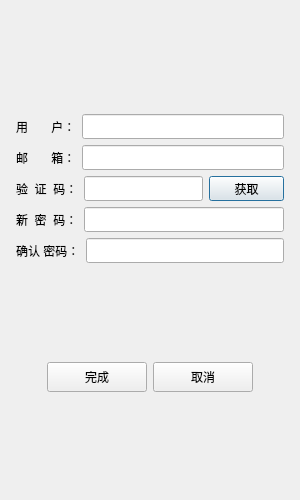
<?xml version="1.0" encoding="UTF-8"?>
<ui version="4.0">
 <class>ResetDialog</class>
 <widget class="QDialog" name="ResetDialog">
  <property name="geometry">
   <rect>
    <x>0</x>
    <y>0</y>
    <width>300</width>
    <height>500</height>
   </rect>
  </property>
  <property name="minimumSize">
   <size>
    <width>300</width>
    <height>500</height>
   </size>
  </property>
  <property name="maximumSize">
   <size>
    <width>300</width>
    <height>500</height>
   </size>
  </property>
  <property name="windowTitle">
   <string>Dialog</string>
  </property>
  <layout class="QVBoxLayout" name="verticalLayout_2">
   <item>
    <layout class="QVBoxLayout" name="verticalLayout">
     <property name="leftMargin">
      <number>5</number>
     </property>
     <property name="topMargin">
      <number>5</number>
     </property>
     <property name="rightMargin">
      <number>5</number>
     </property>
     <property name="bottomMargin">
      <number>5</number>
     </property>
     <item>
      <widget class="QWidget" name="widget" native="true">
       <layout class="QVBoxLayout" name="verticalLayout_3">
        <item>
         <spacer name="verticalSpacer">
          <property name="orientation">
           <enum>Qt::Vertical</enum>
          </property>
          <property name="sizeHint" stdset="0">
           <size>
            <width>20</width>
            <height>40</height>
           </size>
          </property>
         </spacer>
        </item>
        <item>
         <widget class="QLabel" name="err_tip">
          <property name="text">
           <string/>
          </property>
          <property name="alignment">
           <set>Qt::AlignCenter</set>
          </property>
         </widget>
        </item>
       </layout>
      </widget>
     </item>
     <item>
      <layout class="QHBoxLayout" name="horizontalLayout">
       <item>
        <widget class="QLabel" name="user_label">
         <property name="minimumSize">
          <size>
           <width>0</width>
           <height>25</height>
          </size>
         </property>
         <property name="maximumSize">
          <size>
           <width>16777215</width>
           <height>25</height>
          </size>
         </property>
         <property name="text">
          <string>用       户：</string>
         </property>
         <property name="scaledContents">
          <bool>false</bool>
         </property>
         <property name="alignment">
          <set>Qt::AlignJustify|Qt::AlignVCenter</set>
         </property>
        </widget>
       </item>
       <item>
        <widget class="QLineEdit" name="user_edit">
         <property name="minimumSize">
          <size>
           <width>0</width>
           <height>25</height>
          </size>
         </property>
         <property name="maximumSize">
          <size>
           <width>16777215</width>
           <height>25</height>
          </size>
         </property>
        </widget>
       </item>
      </layout>
     </item>
     <item>
      <layout class="QHBoxLayout" name="horizontalLayout_2">
       <item>
        <widget class="QLabel" name="email_label">
         <property name="minimumSize">
          <size>
           <width>0</width>
           <height>25</height>
          </size>
         </property>
         <property name="maximumSize">
          <size>
           <width>16777215</width>
           <height>25</height>
          </size>
         </property>
         <property name="text">
          <string>邮       箱：</string>
         </property>
        </widget>
       </item>
       <item>
        <widget class="QLineEdit" name="email_edit">
         <property name="minimumSize">
          <size>
           <width>0</width>
           <height>25</height>
          </size>
         </property>
         <property name="maximumSize">
          <size>
           <width>16777215</width>
           <height>25</height>
          </size>
         </property>
        </widget>
       </item>
      </layout>
     </item>
     <item>
      <layout class="QHBoxLayout" name="horizontalLayout_3">
       <item>
        <widget class="QLabel" name="verifycode_label">
         <property name="minimumSize">
          <size>
           <width>0</width>
           <height>25</height>
          </size>
         </property>
         <property name="maximumSize">
          <size>
           <width>16777215</width>
           <height>25</height>
          </size>
         </property>
         <property name="text">
          <string>验  证  码：</string>
         </property>
        </widget>
       </item>
       <item>
        <widget class="QLineEdit" name="verifycode_edit">
         <property name="minimumSize">
          <size>
           <width>0</width>
           <height>25</height>
          </size>
         </property>
         <property name="maximumSize">
          <size>
           <width>16777215</width>
           <height>25</height>
          </size>
         </property>
        </widget>
       </item>
       <item>
        <widget class="TimerBtn" name="verifycode_btn">
         <property name="minimumSize">
          <size>
           <width>75</width>
           <height>25</height>
          </size>
         </property>
         <property name="maximumSize">
          <size>
           <width>75</width>
           <height>25</height>
          </size>
         </property>
         <property name="text">
          <string>获取</string>
         </property>
        </widget>
       </item>
      </layout>
     </item>
     <item>
      <layout class="QHBoxLayout" name="horizontalLayout_4">
       <item>
        <widget class="QLabel" name="newpasswd_label">
         <property name="minimumSize">
          <size>
           <width>0</width>
           <height>25</height>
          </size>
         </property>
         <property name="maximumSize">
          <size>
           <width>16777215</width>
           <height>25</height>
          </size>
         </property>
         <property name="text">
          <string>新  密  码：</string>
         </property>
        </widget>
       </item>
       <item>
        <widget class="QLineEdit" name="newpasswd_edit">
         <property name="minimumSize">
          <size>
           <width>0</width>
           <height>25</height>
          </size>
         </property>
         <property name="maximumSize">
          <size>
           <width>16777215</width>
           <height>25</height>
          </size>
         </property>
        </widget>
       </item>
      </layout>
     </item>
     <item>
      <layout class="QHBoxLayout" name="horizontalLayout_6">
       <item>
        <widget class="QLabel" name="repasswd_label">
         <property name="minimumSize">
          <size>
           <width>0</width>
           <height>25</height>
          </size>
         </property>
         <property name="maximumSize">
          <size>
           <width>16777215</width>
           <height>25</height>
          </size>
         </property>
         <property name="text">
          <string>确认 密码：</string>
         </property>
        </widget>
       </item>
       <item>
        <widget class="QLineEdit" name="repasswd_edit">
         <property name="minimumSize">
          <size>
           <width>0</width>
           <height>25</height>
          </size>
         </property>
         <property name="maximumSize">
          <size>
           <width>16777215</width>
           <height>25</height>
          </size>
         </property>
        </widget>
       </item>
      </layout>
     </item>
     <item>
      <spacer name="verticalSpacer_2">
       <property name="orientation">
        <enum>Qt::Vertical</enum>
       </property>
       <property name="sizeHint" stdset="0">
        <size>
         <width>20</width>
         <height>40</height>
        </size>
       </property>
      </spacer>
     </item>
     <item>
      <layout class="QHBoxLayout" name="horizontalLayout_5">
       <item>
        <spacer name="horizontalSpacer">
         <property name="orientation">
          <enum>Qt::Horizontal</enum>
         </property>
         <property name="sizeHint" stdset="0">
          <size>
           <width>40</width>
           <height>20</height>
          </size>
         </property>
        </spacer>
       </item>
       <item>
        <widget class="QPushButton" name="confirm_btn">
         <property name="minimumSize">
          <size>
           <width>100</width>
           <height>30</height>
          </size>
         </property>
         <property name="maximumSize">
          <size>
           <width>100</width>
           <height>30</height>
          </size>
         </property>
         <property name="text">
          <string>完成</string>
         </property>
        </widget>
       </item>
       <item>
        <widget class="QPushButton" name="cancel_btn">
         <property name="minimumSize">
          <size>
           <width>100</width>
           <height>30</height>
          </size>
         </property>
         <property name="maximumSize">
          <size>
           <width>100</width>
           <height>30</height>
          </size>
         </property>
         <property name="text">
          <string>取消</string>
         </property>
        </widget>
       </item>
       <item>
        <spacer name="horizontalSpacer_2">
         <property name="orientation">
          <enum>Qt::Horizontal</enum>
         </property>
         <property name="sizeHint" stdset="0">
          <size>
           <width>40</width>
           <height>20</height>
          </size>
         </property>
        </spacer>
       </item>
      </layout>
     </item>
     <item>
      <spacer name="verticalSpacer_3">
       <property name="orientation">
        <enum>Qt::Vertical</enum>
       </property>
       <property name="sizeHint" stdset="0">
        <size>
         <width>20</width>
         <height>40</height>
        </size>
       </property>
      </spacer>
     </item>
    </layout>
   </item>
  </layout>
 </widget>
 <customwidgets>
  <customwidget>
   <class>TimerBtn</class>
   <extends>QPushButton</extends>
   <header>timerbtn.h</header>
  </customwidget>
 </customwidgets>
 <resources/>
 <connections/>
</ui>
